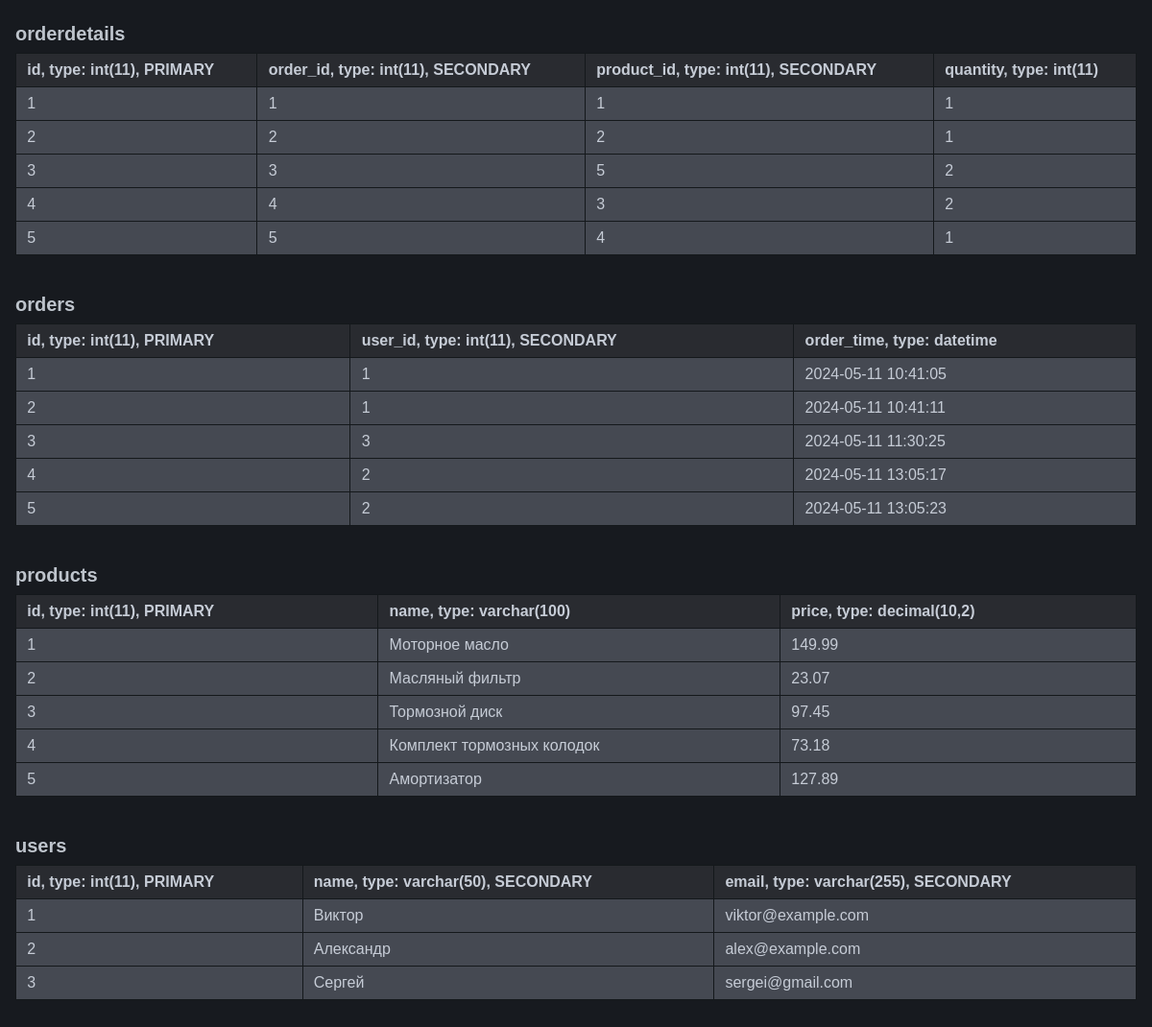
Page /task5/index.php on the committed database.
### tables this page shows
CREATE TABLE `orderdetails` (
  `id` int NOT NULL AUTO_INCREMENT,
  `order_id` int DEFAULT NULL,
  `product_id` int DEFAULT NULL,
  `quantity` int DEFAULT NULL,
  PRIMARY KEY (`id`),
  KEY `order_id` (`order_id`),
  KEY `product_id` (`product_id`),
  CONSTRAINT `orderdetails_ibfk_1` FOREIGN KEY (`order_id`) REFERENCES `orders` (`id`),
  CONSTRAINT `orderdetails_ibfk_2` FOREIGN KEY (`product_id`) REFERENCES `products` (`id`)
);

CREATE TABLE `orders` (
  `id` int NOT NULL AUTO_INCREMENT,
  `user_id` int DEFAULT NULL,
  `order_time` datetime DEFAULT NULL,
  PRIMARY KEY (`id`),
  KEY `user_id` (`user_id`),
  CONSTRAINT `orders_ibfk_1` FOREIGN KEY (`user_id`) REFERENCES `users` (`id`)
);

CREATE TABLE `products` (
  `id` int NOT NULL AUTO_INCREMENT,
  `name` varchar(100) DEFAULT NULL,
  `price` decimal(10,2) DEFAULT NULL,
  PRIMARY KEY (`id`)
);

CREATE TABLE `users` (
  `id` int NOT NULL AUTO_INCREMENT,
  `name` varchar(50) DEFAULT NULL,
  `email` varchar(255) DEFAULT NULL,
  PRIMARY KEY (`id`),
  UNIQUE KEY `name` (`name`),
  UNIQUE KEY `email` (`email`)
);

### task5/index.php (the view, shortened to what this page needs)
<!DOCTYPE html>
<html lang="ru">
<head>
    <link rel="stylesheet" href="styles.css">
</head>
<body>
    <?php
    $host =         'localhost';
    $db   =         'task5_db';
    $user =         'root';
    $password =     'password';
    $charset =      'utf8mb4';
    $dsn = "mysql:host=$host;dbname=$db;charset=$charset";
    $pdo = new PDO($dsn, $user, $password);
    try {
        $pdo = new PDO($dsn, $user, $password);
    } catch (PDOException $e) {
        die("Failed to connect to database: " . $e->getMessage());
    }
    $tableNames = fetchTableNames($pdo);
    foreach ($tableNames as $tableName) {
        printTable($pdo, $tableName);
    }
    function fetchTableNames($pdo): array {
        $sql = "SHOW TABLES";
        $stmt = $pdo->query($sql);
        $dataArrays = $stmt->fetchAll(PDO::FETCH_NUM);
        $tableNames = [];
        foreach ($dataArrays as $tableArrays) {
            foreach ($tableArrays as $tableName) {
                $tableNames[] = $tableName;
            }
        }
        return $tableNames;
    }
    function printTable($pdo, string $tableName): void {
        echo '<div class="db-table"><h2>', $tableName, '</h2><table>';
        printColumnsInfo($pdo, $tableName);
        printTableData($pdo, $tableName);
        echo '</table></div>';
    }
    function printColumnsInfo($pdo, string $tableName): void {
        $sql = "DESCRIBE $tableName";
        $stmt = $pdo->query($sql);
        $columnsInfoArr = $stmt->fetchAll(PDO::FETCH_NUM);
        echo '<tr>';
        foreach ($columnsInfoArr as $column) {
            if ($column[3] == "PRI") {
                echo '<th>', "$column[0], type: $column[1], PRIMARY", '</th>';
            } else if ($column[3] == "") {
                echo '<th>', "$column[0], type: $column[1]", '</th>';
            } else {
                echo '<th>', "$column[0], type: $column[1], SECONDARY", '</th>';
            }
        }
        echo '</tr>';
    }
    function printTableData($pdo, string $tableName): void {
        $sql = "SELECT * FROM $tableName";
        $stmt = $pdo->query($sql);
        $tableRows = $stmt->fetchAll(PDO::FETCH_NUM);
        foreach ($tableRows as $tableRow) {
            echo '<tr>';
            foreach ($tableRow as $column) {
                echo '<td>', $column, '</td>';
            }
            echo '</tr>';
        }
    }
    ?>
</body>
</html>

### task5/styles.css (style rules this page uses)
:root { --background-color: #171a1f; --text-color: #bec4cc; --contrast-background-color: #454952; --contrast-hover-color: #606570; --contrast-text-color: #c6ccd6; --table-header-color: #292b30; --red: #D46865; --red: #CBAD65; --margin-between-blocks: 1.5rem; }
* { box-sizing: border-box; background-color: var(--background-color); color: var(--text-color); font-family: Arial, Helvetica, sans-serif; margin: 0; padding: 0; }
body { padding: 1rem; margin-inline: auto; min-width: 1200px; }
h2 { font-size: 1.25rem; font-weight: 600; padding: 0.5rem 0 0.5rem 0; }
.db-table { margin-bottom: 2rem; }
table { background: var(--contrast-background-color); color: var(--contrast-text-color); width: 100%; }
th, td { padding: 0.5rem 0.7rem 0.5rem 0.7rem; color: var(--contrast-text-color); text-align: left; }
th { background-color: var(--table-header-color); }
td { background-color: var(--contrast-background-color); }
table, th, td { border: 1px solid #14181b; border-collapse: collapse; }

### rows in the picture
orderdetails: column "1"
orderdetails: column "2", quantity "1"
orderdetails: column "3", product "5", quantity "2"
orderdetails: column "4", product "3", quantity "2"
orderdetails: column "5", product "4", quantity "1"
orders: column "1", order_time "2024-05-11 10:41:05"
orders: id "2", user "1", order_time "2024-05-11 10:41:11"
orders: column "3", order_time "2024-05-11 11:30:25"
orders: id "4", user "2", order_time "2024-05-11 13:05:17"
orders: id "5", user "2", order_time "2024-05-11 13:05:23"
products: id "1", name "Моторное масло", price "149.99"
products: id "2", name "Масляный фильтр", price "23.07"
products: id "3", name "Тормозной диск", price "97.45"
products: id "4", name "Комплект тормозных колодок", price "73.18"
products: id "5", name "Амортизатор", price "127.89"
users: id "1", name "Виктор", email "viktor@example.com"
users: id "2", name "Александр", email "alex@example.com"
users: id "3", name "Сергей", email "sergei@gmail.com"

### other values in the picture
$tableName "orderdetails"
$column[0] "id"
$column[1] "int(11)"
$column[0] "order_id"
$column[0] "product_id"
$column[0] "quantity"
$tableName "orders"
$column[0] "user_id"
$column[0] "order_time"
$column[1] "datetime"
$tableName "products"
$column[0] "name"
$column[1] "varchar(100)"
$column[0] "price"
$column[1] "decimal(10,2)"
